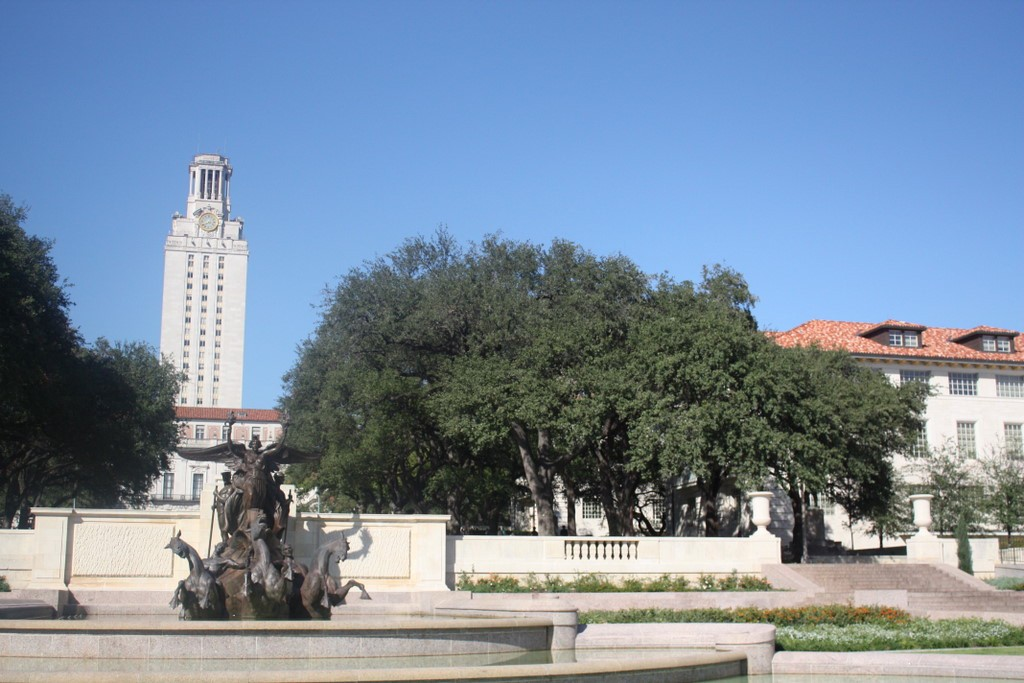
#> input picture individual_tasks/Stitching/debug_stitcherL.jpg, 1024 x 683 px
$ python img_stitching_detailed.py
#> lines starting #> are read from the running program, lines starting #| are printed output that depends on the picture; after the words box and inside, x2 and y2 are one past the last pixel; in counts of white or black regions, pixels touching at a corner belong together
# Ensure image sizes are the same for best results.
# Framework used: 2D Features Framework by OpenCV.
# https://docs.opencv.org/3.4/da/d9b/group__features2d.html

import os
import sys
import cv2 as cv
import numpy as np
import matplotlib.pyplot as plt
import imutils

script_path = sys.path[0]
save_path = os.path.normpath(os.path.join(script_path, "stitched_results"))
os.makedirs(save_path) if not os.path.exists(save_path) else print("[INFO-STITCHING] Save directory found.")

# Decide algorithm for feature detection and descripton. "sift", "surf", "orb", "brisk" are some options.
# "descriptor" is a Feature2D class object, described in OpenCV documentation here:
# https://docs.opencv.org/3.4/d0/d13/classcv_1_1Feature2D.html

# SIFT abd SURF are no longer patented. cv.xfeatures2D.SIFT_create() is no longer correct.
# Use cv.SIFT_create() in OpenCV versions > 4.4.

feature_matcher = "bf"      # brute force or KNN
feature_extractor = "sift"  # one of "sift", "surf", "brisk", "orb"

ratio = 0.8         # (KNN) generally taken around 0.7 to 0.8
k = 2               # (KNN) shouldn't be more than 2 for now
reprojThresh = 3    # (HOMOGRAPHY) minimum reprojection error acceptable; needed since RANSAC is random

if k != 2:
    print("[ERROR-STITCHING]: Currently, only k = 2 is supported. Please ensure.")
    os._exit(0)

# Construct appropriate feature extraction algorithm, and set recommended distance metric for that algo.
if feature_extractor == "sift":
    descriptor = cv.SIFT_create()
    distance_metric = cv.NORM_L2        # Euclidean distance to match descriptors
elif feature_extractor == "surf":
    descriptor = cv.SURF_create()
    distance_metric = cv.NORM_L2

elif feature_extractor == "brisk":
    descriptor = cv.BRISK_create()
    distance_metric = cv.NORM_HAMMING   # Hamming distance to match descriptors
elif feature_extractor == "orb":
    descriptor = cv.ORB_create()
    distance_metric = cv.NORM_HAMMING

print("[INFO-STITCHING] Selected feature extractor ID {} ({})."
      .format(descriptor.descriptorType(), feature_extractor.upper()))

# Create matcher object. Brute Force matchers are used for implementing both 'brute force' and 'KNN' matchers, where BF requires
# crossCheck parameter of constructor to be True and KNN requires it to be False. See below...
# https://docs.opencv.org/3.4/d3/da1/classcv_1_1BFMatcher.html
# Note that cv.BFMatcher() is used as a matcher object constructor in some references. That's considered obsolete by OpenCV,
# who recommend the constructor used below. First argument to this is the distance metric used (euclidean for SIFT and SURF,
# hamming for ORB and BRISK). The second is a boolean crossCheck which, when set, ensures that the distance between descriptors
# of a pair of features (f1, f2) is such that f1 is the CLOSEST match to f2 AND f2 is the CLOSEST match to f1. That is, if f1
# is the closest match to f2 but f2 is the closest match to some other feature, then (f1, f2) is discarded! This is necessary
# for brute force matching and is considered very robust. However, it may lead to insufficienct correspondence. In that case,
# we can use KNN for feature matching by clearing crossCheck and defining 'k' number of closest matches to be considered valid.
# However, then we must test them for robustness using the ratio method proposed by David Lowe (author of SIFT) i.e. the distances
# must be within a certain ratio of each other.

crossCheck = True if feature_matcher == "bf" else False
print("[INFO-STITCHING] Selected feature matcher {}, crossCheck set to {}."
       .format(feature_matcher.upper(), crossCheck))

# Construct the matcher object with appropriate arguments.
matcher = cv.BFMatcher_create(distance_metric, crossCheck = crossCheck)


# Compute key points and feature descriptors using an specific method. Defaults to SIFT.
def detectAndDescribe(descriptor, image):
    # Get keypoints and descriptors for those keypoints using method of Feature2D class object "detectAndCompute(image, mask)".
    # Mask is useful if you have a specific area to focus stitching, or bad features in some part of the image. It can also help
    # identify the overlapping region in two frames if user inputs it manually using e.g. selectROI.
    # Further, note that 'features' are actually feature descriptors here.
    (kpts, features) = descriptor.detectAndCompute(image, None)
    return (kpts, features)


# BF and knnMatch() described here:
# https://docs.opencv.org/3.4/db/d39/classcv_1_1DescriptorMatcher.html#a38f18a66b3498fa5c960e29ed0056d44
def matchKeyPointsBF(matcher, featuresR, featuresL):
    # Match descriptors with brute force. This will return only the most robust matches.
    best_matches = matcher.match(featuresR, featuresL)

    # Sort the features in order of distance.
    # The points with small distance (more similarity) are ordered first in the vector
    rawMatches = sorted(best_matches, key = lambda match:match.distance)
    print("[INFO-STITCHING] Raw Matches (Brute Force):", len(rawMatches))
    return rawMatches


# [12 lines left out: function matchKeyPointsKNN, not called in this run]

    # FOR K > 2...
    # RATIO TEST IMPLEMENTED CURRENTLY ONLY FOR K = 2!
    # For each raw match...
    # for m in rawMatches:
    #     # Apply ratio test.
    #     i = 1
    #     while i <= k:
    #         if m[0].distance < m[i].distance * ratio: matches.append(m[0])
    #         i += 1

    # return matches

# Compute a homography that projects right image (query) onto left image (train). We'll use RANSAC to estimate it.
def getHomography(kptsR, kptsL, matches, reprojThresh):
    # Convert the keypoints to numpy arrays. Keypoints have the attribute '.pt' for this.
    kptsR = np.float32([kp.pt for kp in kptsR])
    kptsL = np.float32([kp.pt for kp in kptsL])

    # Minimum 4 matches necessary to get homography of 2D images! 4 matches yield 8 equations which
    # matches the number of unknowns (not counting 9th) in the original equation. Obviously, the
    # more matches, the better the results.
    if len(matches) > 4:
        # Construct the two sets of points to compute the homography between. Matches are corresponding pairs of
        # keypoints. In OpenCV, each match has a queryIdx and trainIdx attribute that describes the matched pair's
        # keypoint indices (pixel locs) image-wise. That is, the queryIdx tells the matched feature (keypoint)
        # index in the keypoints of query_image. While trainIdx tells the same for train_image. In case of KNN,
        # these are indices of k matches, not just one.
        ptsR = np.float32([kptsR[m.queryIdx] for m in matches])
        ptsL = np.float32([kptsL[m.trainIdx] for m in matches])

        # Estimate the homography between the sets of points.
        H, status = cv.findHomography(ptsR, ptsL, cv.RANSAC, reprojThresh)
        return H, status

    else:
        print("Unable to compute homography. Please adjust your camera setup and re-initialize.")
        os._exit(0)

# Make sure that the right frame image is the one that will be transformed! This constraint is internal
# to this framework for OpenCV. The functions require a train_image and a query_image. The train_image
# IS NOT TRANSFORMED while the query_image IS TRANSFORMED/STITCHED to the train_image! You can change which
# side (left or right) serves as which type of image, but you'd have to change the order in the OpenCV funcs
# as well, so just don't for simplicity. In general, OpenCV functions for this framework always put the
# query_image BEFORE the train_image in their arguments.

# Left view... or train_img, as OpenCV calls it
frame_L = cv.imread("debug_stitcherL.jpg")
#> frame_L is the input picture: shape (683, 1024, 3); mean B, G, R 159.3, 139.8, 122
frame_LGray = cv.cvtColor(frame_L, cv.COLOR_BGR2GRAY)

# Right view... or query_image, as OpenCV calls it
frame_R = cv.imread("debug_stitcherR.jpg")
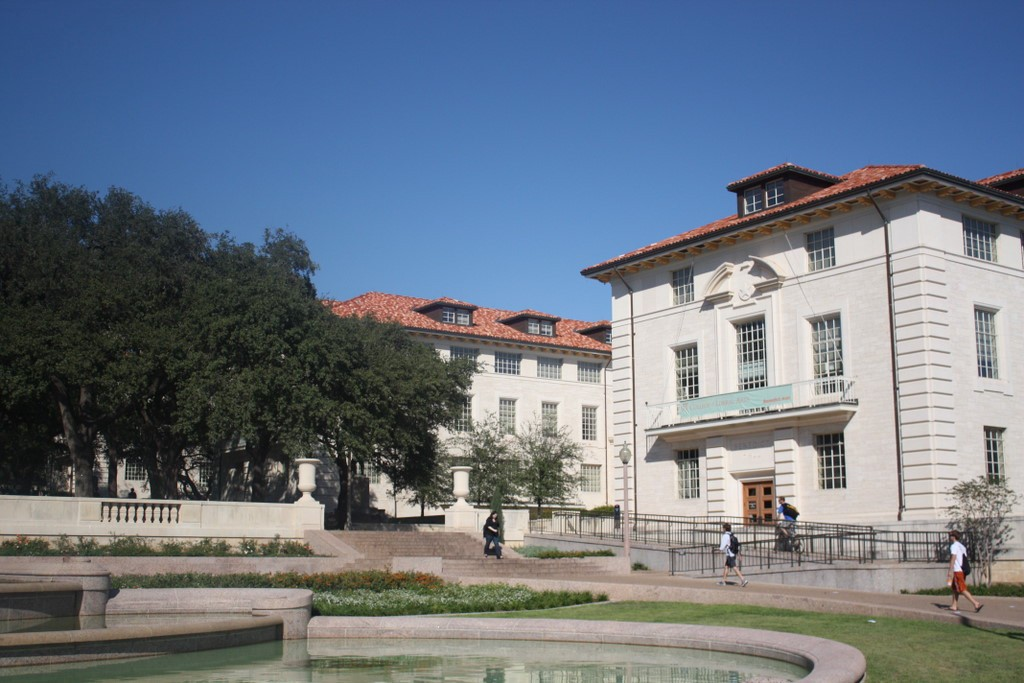
#> input picture individual_tasks/Stitching/debug_stitcherR.jpg, 1024 x 683 px
#> frame_R is the input picture: shape (683, 1024, 3); mean B, G, R 132.3, 118.7, 107.9
frame_RGray = cv.cvtColor(frame_R, cv.COLOR_BGR2GRAY)
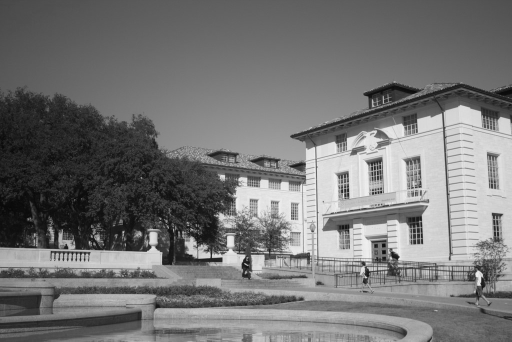
#> frame_RGray: shape (683, 1024) (shown at 1/2 size); min 3, max 253, mean 117

# Get height and width of both frames.
hR, wR = frame_R.shape[:2]
print("[INFO-STITCHING] Right Image Height: {}, Image Width: {}".format(hR, wR))
#| [INFO-STITCHING] Right Image Height: 683, Image Width: 1024

hL, wL = frame_L.shape[:2]
print("[INFO-STITCHING] Left Image Height: {}, Image Width: {}".format(hL, wL))
#| [INFO-STITCHING] Left Image Height: 683, Image Width: 1024

# DEBUGGING
cv.imshow("Image to stitch to (left camera)", frame_L)     # will not be transformed
cv.imshow("Image to be stitched (right camera)", frame_R)  # will be transformed
cv.waitKey(1)

# Call feature detector and describer
kptsL, featuresL = detectAndDescribe(descriptor, frame_LGray)
#> in detectAndDescribe, `(kpts, features) = descriptor.detectAndCompute(image, None)`: kpts = 5346 keypoints; strongest (x, y, size): (620, 556, 2.4), (612, 556, 2.2), (698, 499, 3.5), (772, 470, 2.8)
#> kptsL has the same summary as kpts in detectAndDescribe
kptsR, featuresR = detectAndDescribe(descriptor, frame_RGray)
#> in detectAndDescribe (call 2), `(kpts, features) = descriptor.detectAndCompute(image, None)`: kpts = 4239 keypoints; strongest (x, y, size): (958, 550, 9.6), (490, 528, 2), (440, 520, 6.8), (376, 451, 1.8)
#> kptsR has the same summary as kpts in detectAndDescribe

# Visualize keypoints by calling the 2DFeatures class method "drawKeypoints". 3rd argument is the 'outImg'
# where these keypoints are drawn. We set to None sinc we are assigning fresh memory to these.
det_kptsL = cv.drawKeypoints(frame_LGray, kptsL, None, color = (150, 150, 255))
det_kptsR = cv.drawKeypoints(frame_RGray, kptsR, None, color = (150, 150, 255))
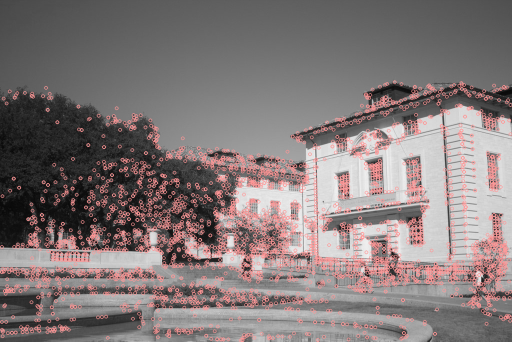
#> det_kptsR: shape (683, 1024, 3) (shown at 1/2 size); mean of channels 0, 1, 2 120.3, 120.3, 131.1; drawn as B, G, R

cv.imshow("Keypoints (left image)", det_kptsL)
cv.imshow("Keypoints (right image)", det_kptsR)
cv.waitKey(1)

cv.imwrite(os.path.join(save_path, "det_kptsL.jpg"), det_kptsL)
cv.imwrite(os.path.join(save_path, "det_kptsR.jpg"), det_kptsR)

# Draw at most a 100 matches for visualization purposes. In case of BF, pick the best 100 (i.e. the first 100)
# since we sorted them). In case of KNN, choose them randomly. 5th argument is outImg, we leave it at None for
# same reason as earlier. The flag tells it some further parameters for drawing.
if feature_matcher == "bf":
    matches = matchKeyPointsBF(matcher, featuresR, featuresL)
#> in matchKeyPointsBF, `best_matches = matcher.match(featuresR, featuresL)`: best_matches = 1826 matches
#| [INFO-STITCHING] Raw Matches (Brute Force): 1826
#> matches = 1826 matches
    matches_vis = cv.drawMatches(frame_R, kptsR, frame_L, kptsL, matches[:100], None,
                                 flags = cv.DrawMatchesFlags_NOT_DRAW_SINGLE_POINTS)
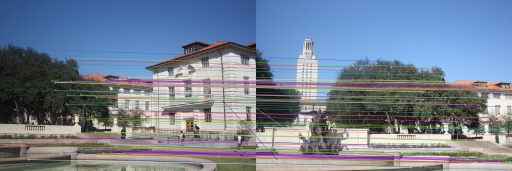
#> matches_vis: shape (683, 2048, 3) (shown at 1/4 size); mean B, G, R 147.1, 128.8, 116.2

else:
    matches = matchKeyPointsKNN(matcher, featuresR, featuresL, k = k, ratio = ratio)
    matches_vis = cv.drawMatches(frame_R, kptsR, frame_L, kptsL, np.random.choice(matches, 100), None,
                                 flags = cv.DrawMatchesFlags_NOT_DRAW_SINGLE_POINTS)

cv.imshow("Matched Features", matches_vis)
cv.waitKey(1); cv.imwrite(os.path.join(save_path, "matched_kpts.jpg"), matches_vis)

# Get the homography between matched keypoints.
H, status = getHomography(kptsR, kptsL, matches, reprojThresh = reprojThresh)
#> in getHomography, `kptsR = np.float32([kp.pt for kp in kptsR])`: kptsR = 4239 pairs, first value 3.21 to 1020.5, second value 163.8 to 679.8
#> in getHomography, `kptsL = np.float32([kp.pt for kp in kptsL])`: kptsL = 5346 pairs, first value 5.55 to 1021.1, second value 158.6 to 680.2
#> in getHomography, `ptsR = np.float32([kptsR[m.queryIdx] for m in matches])`: ptsR = 1826 pairs, first value 3.44 to 1013.4, second value 170.3 to 679.5
#> in getHomography, `ptsL = np.float32([kptsL[m.trainIdx] for m in matches])`: ptsL = 1826 pairs, first value 6.72 to 1021.1, second value 158.6 to 679.2
#> in getHomography, `H, status = cv.findHomography(ptsR, ptsL, cv.RANSAC, reprojThresh)`: H = [[0.762, 0.0353, 447.5], [-0.136, 0.909, 76.74], [-0.000213, -3.42e-05, 1]]; status = 1826 values, max 1 at index 0, min 0 at index 51, mean 0.614

# Create a canvas big enough to hold the stitched results. Just add the shapes of the two frames!
stitched_width = frame_R.shape[1] + frame_L.shape[1]
stitched_height = frame_R.shape[0] + frame_L.shape[0]

# Apply perspective transform ONLY TO QUERY_IMAGE. In this case, it is the right side frame.
stitched_result = cv.warpPerspective(frame_R, H, (stitched_width, stitched_height))
cv.imshow("Warped Perspective (Right Frame)", stitched_result)
cv.waitKey(1); cv.imwrite(os.path.join(save_path, "warped.jpg"), stitched_result)

# Fit the train_image (left frame in this case) into the top left corner of the canvas.
stitched_result[0 : frame_L.shape[0], 0:frame_L.shape[1]] = frame_L
cv.imshow("Stitched (Left + Right)", stitched_result)
cv.waitKey(0); cv.imwrite(os.path.join(save_path, "stitched.jpg"), stitched_result)

# Once images stitched, we now remove the excessive part of the canvas.
print("[INFO-STITCHING] Stitching Successful. Refining result...")
# transform the panorama image to grayscale and threshold it
gray = cv.cvtColor(stitched_result, cv.COLOR_BGR2GRAY)
_, thresh = cv.threshold(gray, 0, 255, cv.THRESH_BINARY)
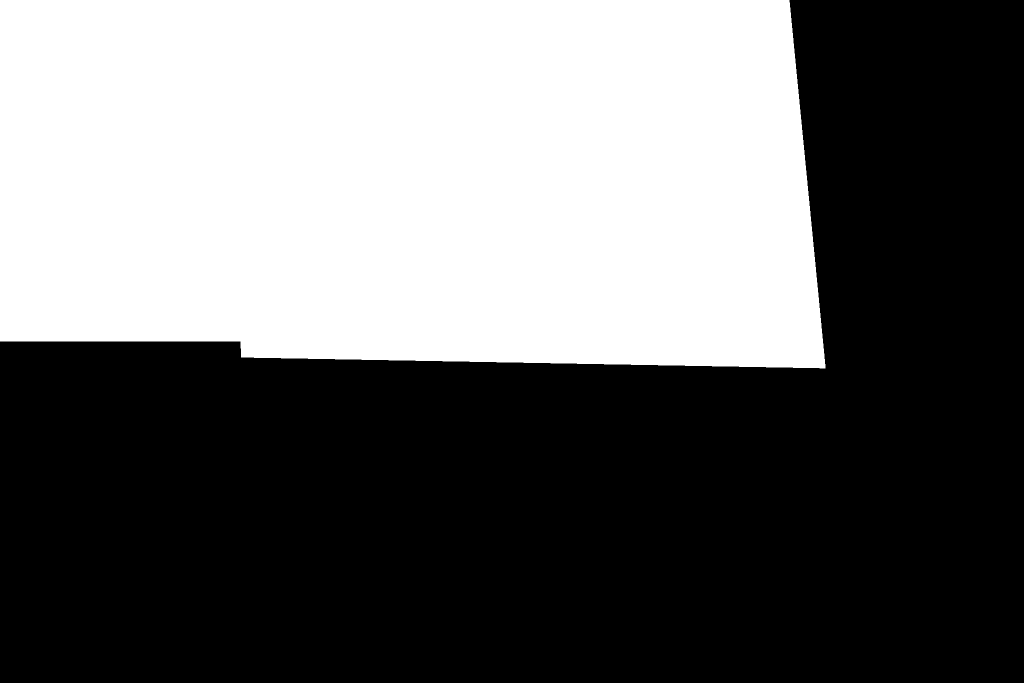
#> thresh: shape (1366, 2048) (shown at 1/2 size); 41.2% white; 1 white region

# Finds contours from the binary image. APPROX_SIMPLE helps extract polygon shapes (such as rectangles).
# RETR_EXTERNAL only extracts the external bounding contours in the image.
cnts = cv.findContours(thresh.copy(), cv.RETR_EXTERNAL, cv.CHAIN_APPROX_SIMPLE)
#> cnts = 1 contour; box (x1, y1, x2, y2) and area: (0, 0, 1651, 737) 1149032
cnts = imutils.grab_contours(cnts)

# Extract the contour with maximum area.
c = max(cnts, key = cv.contourArea)
#> c = contour of 197 points, box (x1, y1, x2, y2) (0, 0, 1651, 737), area 1149032

# Draw bbox around the extracted contour.
(x, y, w, h) = cv.boundingRect(c)
#> x = 0; y = 0; w = 1651; h = 737
stitched_result = stitched_result[y : y + h, x : x + w]
#> stitched_result: shape (737, 1651, 3)
cv.imwrite(os.path.join(save_path, "stitched_maxFit.jpg"), stitched_result)

# Now we have the lossless refinement. We can choose to further crop it (will lose data)
# to remove any black edges that are left. Following Adrian's hack given here:
# https://www.pyimagesearch.com/2018/12/17/image-stitching-with-opencv-and-python/

# Pad the border in all directions by 10 black pixels to ensure the contours are properly established.
stitched_result = cv.copyMakeBorder(stitched_result, 10, 10, 10, 10, cv.BORDER_CONSTANT, (0, 0, 0))
#> stitched_result: shape (757, 1671, 3)
gray = cv.cvtColor(stitched_result, cv.COLOR_BGR2GRAY)
#> gray: shape (757, 1671)

# thresh contains the black regions in the lossless results.
_, thresh_lossless = cv.threshold(gray, 0, 255, cv.THRESH_BINARY)
#> thresh_lossless: shape (757, 1671); 91% white; 1 black region

# Apply contour extraction again as we have padded by 10. Same parameters. This contour will
# represent the lossless stitched result which we will further operate on.
cnts = cv.findContours(thresh_lossless.copy(), cv.RETR_EXTERNAL, cv.CHAIN_APPROX_SIMPLE)
#> cnts = 1 contour; box (x1, y1, x2, y2) and area: (10, 10, 1661, 747) 1149032
cnts = imutils.grab_contours(cnts)
c = max(cnts, key = cv.contourArea)
#> c = contour of 197 points, box (x1, y1, x2, y2) (10, 10, 1661, 747), area 1149032

# Create a rectangular mask over the largest bounding contour over the stitched results. This mask
# covers our stitched image perfectly, and is thus the best-fit rectangle.
mask_lossless = np.zeros(thresh_lossless.shape, dtype = "uint8")
(x, y, w, h) = cv.boundingRect(c)
#> x = 10; y = 10
cv.rectangle(mask_lossless, (x, y), (x + w, y + h), 255, -1)
#> mask_lossless: shape (757, 1671); 96.4% white; 1 black region, box (x1, y1, x2, y2) and area: (0, 0, 1671, 757) 45771

mask_minloss = mask_lossless.copy()   # will be our desired mask; has no black regions and minimzes loss
mask_sub = mask_lossless.copy()       # to compare threshold (non-rectangular lossless) with eroded mask (rect loss)

# This is best explained with a figure. Basically, erode the lossless rectangular mask until it fits completely
# inside the lossless threshold. The decision is made by subtracting the eroded version of the lossless mask from
# the lossless threshold (which remains constant).
while cv.countNonZero(mask_sub) > 0:
    mask_minloss = cv.erode(mask_minloss, None)             # thin the mask
    mask_sub = cv.subtract(mask_minloss, thresh_lossless)   # subtract the thinned mask from lossless threshold
#> this loop made 66 passes
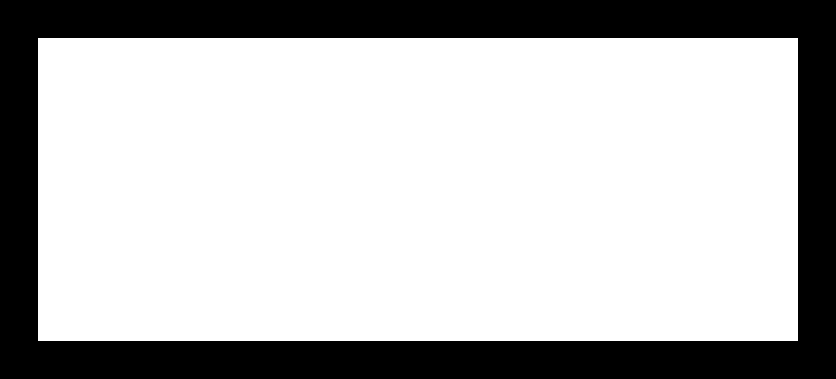
#> mask_minloss: shape (757, 1671) (shown at 1/2 size); 72.8% white; 1 black region

# Get the contours once final time inside the eroded mask, mask_minloss.
cnts = cv.findContours(mask_minloss.copy(), cv.RETR_EXTERNAL, cv.CHAIN_APPROX_SIMPLE)
#> cnts = 1 contour; box (x1, y1, x2, y2) and area: (76, 76, 1596, 682) 918995
cnts = imutils.grab_contours(cnts)
#> cnts = [[[76, 76], [76, 681], [1595, 681], [1595, 76]]]
c = max(cnts, key = cv.contourArea)
#> c = [[76, 76], [76, 681], [1595, 681], [1595, 76]]
(x, y, w, h) = cv.boundingRect(c)
#> x = 76; y = 76; w = 1520; h = 606

# Final crop and we're done. Hell yeah.
stitched_result = stitched_result[y : y + h, x : x + w]
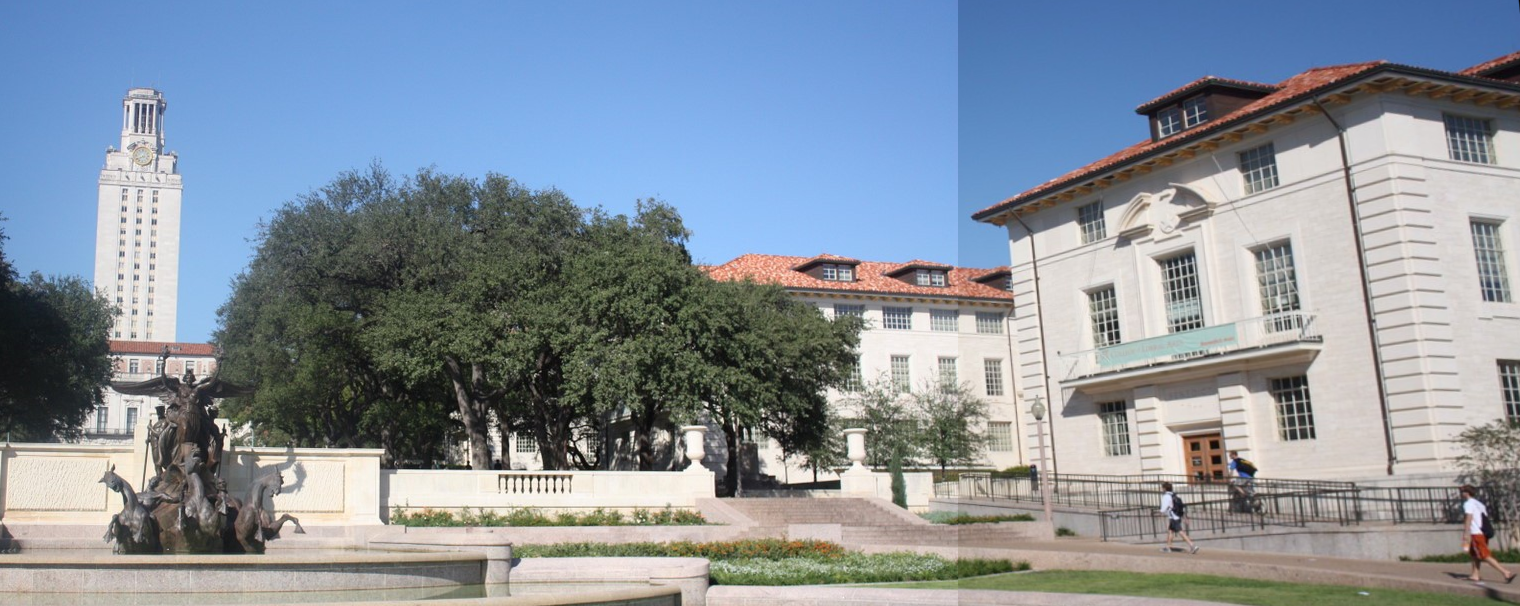
#> stitched_result: shape (606, 1520, 3); mean B, G, R 157.1, 145.4, 134.6
# Note that this does not work every time, owing to it being a hack. You might need to change some things
# up to get the proper minFit.
cv.imwrite(os.path.join(save_path, "stitched_minFit.jpg"), stitched_result)
